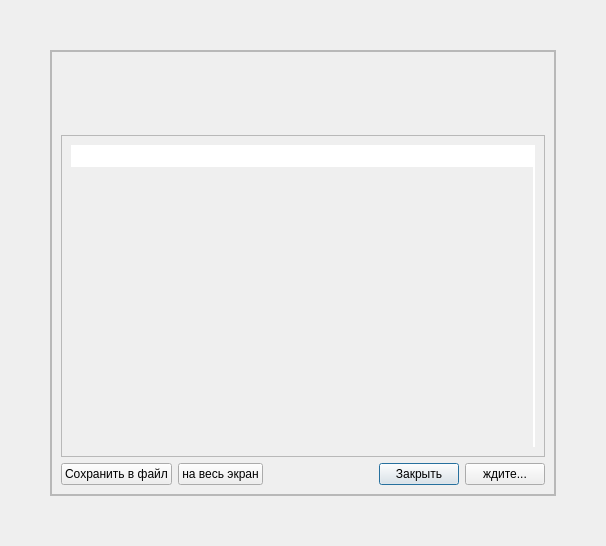
<?xml version="1.0" encoding="UTF-8"?>
<ui version="4.0">
 <class>Smart_Process_Dlg</class>
 <widget class="QDialog" name="Smart_Process_Dlg">
  <property name="geometry">
   <rect>
    <x>0</x>
    <y>0</y>
    <width>606</width>
    <height>546</height>
   </rect>
  </property>
  <property name="sizePolicy">
   <sizepolicy hsizetype="Expanding" vsizetype="Expanding">
    <horstretch>1</horstretch>
    <verstretch>1</verstretch>
   </sizepolicy>
  </property>
  <property name="minimumSize">
   <size>
    <width>537</width>
    <height>542</height>
   </size>
  </property>
  <property name="windowTitle">
   <string notr="true">...</string>
  </property>
  <property name="sizeGripEnabled">
   <bool>false</bool>
  </property>
  <layout class="QVBoxLayout" name="verticalLayout">
   <property name="sizeConstraint">
    <enum>QLayout::SetDefaultConstraint</enum>
   </property>
   <property name="margin">
    <number>50</number>
   </property>
   <item>
    <widget class="QFrame" name="frame_dark_1">
     <property name="sizePolicy">
      <sizepolicy hsizetype="Expanding" vsizetype="Expanding">
       <horstretch>1</horstretch>
       <verstretch>1</verstretch>
      </sizepolicy>
     </property>
     <property name="minimumSize">
      <size>
       <width>0</width>
       <height>0</height>
      </size>
     </property>
     <property name="frameShape">
      <enum>QFrame::StyledPanel</enum>
     </property>
     <property name="frameShadow">
      <enum>QFrame::Raised</enum>
     </property>
     <layout class="QVBoxLayout" name="verticalLayout_7" stretch="0">
      <property name="sizeConstraint">
       <enum>QLayout::SetMaximumSize</enum>
      </property>
      <property name="margin">
       <number>0</number>
      </property>
      <item>
       <widget class="QFrame" name="frame_dark_2">
        <property name="frameShape">
         <enum>QFrame::StyledPanel</enum>
        </property>
        <property name="frameShadow">
         <enum>QFrame::Raised</enum>
        </property>
        <layout class="QVBoxLayout" name="verticalLayout_6">
         <item>
          <layout class="QVBoxLayout" name="verticalLayout_2">
           <property name="sizeConstraint">
            <enum>QLayout::SetDefaultConstraint</enum>
           </property>
           <property name="leftMargin">
            <number>11</number>
           </property>
           <property name="topMargin">
            <number>11</number>
           </property>
           <item>
            <widget class="QLabel" name="lbl_header">
             <property name="sizePolicy">
              <sizepolicy hsizetype="Preferred" vsizetype="Preferred">
               <horstretch>1</horstretch>
               <verstretch>1</verstretch>
              </sizepolicy>
             </property>
             <property name="font">
              <font>
               <pointsize>10</pointsize>
               <weight>75</weight>
               <bold>true</bold>
              </font>
             </property>
             <property name="text">
              <string/>
             </property>
             <property name="textFormat">
              <enum>Qt::RichText</enum>
             </property>
             <property name="scaledContents">
              <bool>false</bool>
             </property>
             <property name="alignment">
              <set>Qt::AlignCenter</set>
             </property>
             <property name="wordWrap">
              <bool>true</bool>
             </property>
             <property name="openExternalLinks">
              <bool>true</bool>
             </property>
            </widget>
           </item>
          </layout>
         </item>
         <item>
          <layout class="QVBoxLayout" name="verticalLayout_4">
           <property name="leftMargin">
            <number>11</number>
           </property>
           <property name="topMargin">
            <number>11</number>
           </property>
          </layout>
         </item>
         <item>
          <layout class="QVBoxLayout" name="contentLayout" stretch="0">
           <property name="leftMargin">
            <number>11</number>
           </property>
           <property name="topMargin">
            <number>11</number>
           </property>
           <item>
            <widget class="QLabel" name="lbl_text1">
             <property name="sizePolicy">
              <sizepolicy hsizetype="Preferred" vsizetype="Preferred">
               <horstretch>1</horstretch>
               <verstretch>1</verstretch>
              </sizepolicy>
             </property>
             <property name="frameShadow">
              <enum>QFrame::Raised</enum>
             </property>
             <property name="text">
              <string/>
             </property>
             <property name="textFormat">
              <enum>Qt::RichText</enum>
             </property>
             <property name="wordWrap">
              <bool>true</bool>
             </property>
            </widget>
           </item>
          </layout>
         </item>
         <item>
          <widget class="QScrollArea" name="scrollArea">
           <property name="widgetResizable">
            <bool>true</bool>
           </property>
           <property name="alignment">
            <set>Qt::AlignBottom|Qt::AlignLeading|Qt::AlignLeft</set>
           </property>
           <widget class="QWidget" name="scrollAreaWidgetContents">
            <property name="geometry">
             <rect>
              <x>0</x>
              <y>0</y>
              <width>472</width>
              <height>279</height>
             </rect>
            </property>
            <layout class="QVBoxLayout" name="verticalLayout_5">
             <item>
              <layout class="QVBoxLayout" name="verticalLayout_3">
               <property name="sizeConstraint">
                <enum>QLayout::SetMaximumSize</enum>
               </property>
               <item>
                <widget class="QPlainTextEdit" name="lbl_text2">
                 <property name="contextMenuPolicy">
                  <enum>Qt::NoContextMenu</enum>
                 </property>
                 <property name="acceptDrops">
                  <bool>false</bool>
                 </property>
                 <property name="toolTip">
                  <string notr="true"/>
                 </property>
                 <property name="frameShape">
                  <enum>QFrame::NoFrame</enum>
                 </property>
                 <property name="documentTitle">
                  <string/>
                 </property>
                 <property name="lineWrapMode">
                  <enum>QPlainTextEdit::NoWrap</enum>
                 </property>
                 <property name="readOnly">
                  <bool>true</bool>
                 </property>
                 <property name="plainText">
                  <string notr="true"/>
                 </property>
                 <property name="overwriteMode">
                  <bool>false</bool>
                 </property>
                 <property name="textInteractionFlags">
                  <set>Qt::TextSelectableByKeyboard|Qt::TextSelectableByMouse</set>
                 </property>
                 <property name="backgroundVisible">
                  <bool>true</bool>
                 </property>
                </widget>
               </item>
              </layout>
             </item>
            </layout>
           </widget>
          </widget>
         </item>
         <item>
          <layout class="QHBoxLayout" name="horizontalLayout">
           <item>
            <widget class="QPushButton" name="btn_save_to_file">
             <property name="text">
              <string>Сохранить в файл</string>
             </property>
             <property name="default">
              <bool>true</bool>
             </property>
            </widget>
           </item>
           <item>
            <widget class="QPushButton" name="btn_maximizedShow">
             <property name="text">
              <string>на весь экран</string>
             </property>
             <property name="default">
              <bool>true</bool>
             </property>
            </widget>
           </item>
           <item>
            <spacer name="horizontalSpacer">
             <property name="orientation">
              <enum>Qt::Horizontal</enum>
             </property>
             <property name="sizeHint" stdset="0">
              <size>
               <width>40</width>
               <height>20</height>
              </size>
             </property>
            </spacer>
           </item>
           <item>
            <widget class="QPushButton" name="btn_Close">
             <property name="text">
              <string>Закрыть</string>
             </property>
             <property name="default">
              <bool>true</bool>
             </property>
            </widget>
           </item>
           <item>
            <widget class="QPushButton" name="btn_wait">
             <property name="text">
              <string>ждите...</string>
             </property>
            </widget>
           </item>
          </layout>
         </item>
        </layout>
       </widget>
      </item>
     </layout>
    </widget>
   </item>
  </layout>
 </widget>
 <resources/>
 <connections/>
</ui>
